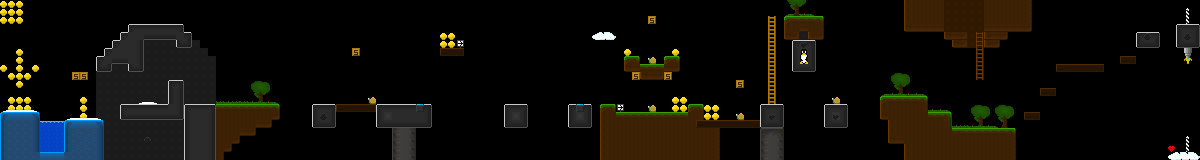

A 2D game scene composited from a Tiled map and its tileset images. What follows is a short description and the map's XML, with each tile layer's data collapsed to a summary:
An orthogonal 150x20 tile map with 8x8 px tiles, 3 tile layers (bg, normal, fg).

<map version="1.2" tiledversion="2019.04.03" orientation="orthogonal" renderorder="right-down" width="150" height="20" tilewidth="8" tileheight="8" infinite="0" nextlayerid="11" nextobjectid="2">
 <tileset firstgid="1" source="tileset2.tsx" />
 <layer id="9" name="bg" width="150" height="20">
  <data>[3000 cells, 223 non-empty, 4 distinct tile ids]</data>
 </layer>
 <layer id="6" name="normal" width="150" height="20">
  <data>[3000 cells, 708 non-empty, 64 distinct tile ids]</data>
 </layer>
 <layer id="10" name="fg" width="150" height="20">
  <data>[3000 cells, 137 non-empty, 32 distinct tile ids]</data>
 </layer>
</map>